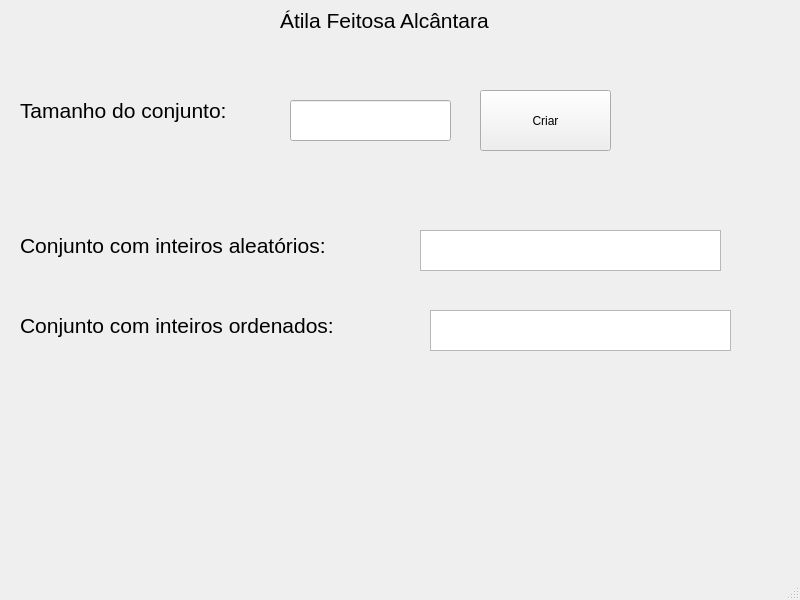
<?xml version="1.0" encoding="UTF-8"?>
<ui version="4.0">
 <class>MainWindow</class>
 <widget class="QMainWindow" name="MainWindow">
  <property name="geometry">
   <rect>
    <x>0</x>
    <y>0</y>
    <width>800</width>
    <height>600</height>
   </rect>
  </property>
  <property name="windowTitle">
   <string>MainWindow</string>
  </property>
  <widget class="QWidget" name="centralwidget">
   <widget class="QLabel" name="label">
    <property name="geometry">
     <rect>
      <x>280</x>
      <y>0</y>
      <width>261</width>
      <height>41</height>
     </rect>
    </property>
    <property name="text">
     <string>&lt;html&gt;&lt;head/&gt;&lt;body&gt;&lt;p&gt;&lt;span style=&quot; font-size:16pt;&quot;&gt;Átila Feitosa Alcântara&lt;/span&gt;&lt;/p&gt;&lt;/body&gt;&lt;/html&gt;</string>
    </property>
   </widget>
   <widget class="QLabel" name="label_2">
    <property name="geometry">
     <rect>
      <x>20</x>
      <y>90</y>
      <width>271</width>
      <height>41</height>
     </rect>
    </property>
    <property name="text">
     <string>&lt;html&gt;&lt;head/&gt;&lt;body&gt;&lt;p&gt;&lt;span style=&quot; font-size:16pt;&quot;&gt;Tamanho do conjunto: &lt;/span&gt;&lt;/p&gt;&lt;/body&gt;&lt;/html&gt;</string>
    </property>
   </widget>
   <widget class="QLabel" name="label_3">
    <property name="geometry">
     <rect>
      <x>20</x>
      <y>230</y>
      <width>401</width>
      <height>31</height>
     </rect>
    </property>
    <property name="text">
     <string>&lt;html&gt;&lt;head/&gt;&lt;body&gt;&lt;p&gt;&lt;span style=&quot; font-size:16pt;&quot;&gt;Conjunto com inteiros aleatórios:&lt;/span&gt;&lt;/p&gt;&lt;/body&gt;&lt;/html&gt;</string>
    </property>
   </widget>
   <widget class="QLabel" name="label_4">
    <property name="geometry">
     <rect>
      <x>20</x>
      <y>310</y>
      <width>421</width>
      <height>31</height>
     </rect>
    </property>
    <property name="text">
     <string>&lt;html&gt;&lt;head/&gt;&lt;body&gt;&lt;p&gt;&lt;span style=&quot; font-size:16pt;&quot;&gt;Conjunto com inteiros ordenados:&lt;/span&gt;&lt;/p&gt;&lt;/body&gt;&lt;/html&gt;</string>
    </property>
   </widget>
   <widget class="QLineEdit" name="lineEdit_tamanho">
    <property name="geometry">
     <rect>
      <x>290</x>
      <y>100</y>
      <width>161</width>
      <height>41</height>
     </rect>
    </property>
   </widget>
   <widget class="QPushButton" name="pushButton_Criar">
    <property name="geometry">
     <rect>
      <x>480</x>
      <y>90</y>
      <width>131</width>
      <height>61</height>
     </rect>
    </property>
    <property name="text">
     <string>Criar</string>
    </property>
   </widget>
   <widget class="QTextEdit" name="textEdit_vetor">
    <property name="geometry">
     <rect>
      <x>420</x>
      <y>230</y>
      <width>301</width>
      <height>41</height>
     </rect>
    </property>
   </widget>
   <widget class="QTextEdit" name="textEdit_vetorOrdenado">
    <property name="geometry">
     <rect>
      <x>430</x>
      <y>310</y>
      <width>301</width>
      <height>41</height>
     </rect>
    </property>
   </widget>
  </widget>
  <widget class="QMenuBar" name="menubar">
   <property name="geometry">
    <rect>
     <x>0</x>
     <y>0</y>
     <width>800</width>
     <height>25</height>
    </rect>
   </property>
  </widget>
  <widget class="QStatusBar" name="statusbar"/>
 </widget>
 <resources/>
 <connections/>
</ui>
